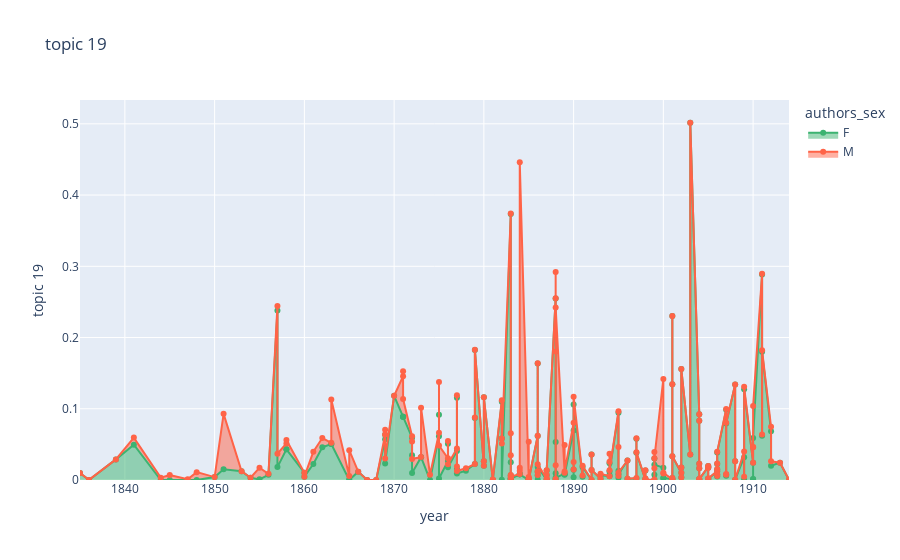

Write notebook code for a chart like this one.
### Code cell
topic_to_visualize = 'topic 19'

fig = px.area(
    complete_data_df,
    x='year',
    y=f"{topic_to_visualize}",
    color='authors_sex',
    markers=True,
    hover_name='book_title',
    labels={},
    title=f"{topic_to_visualize}",
    color_discrete_sequence=['MediumSeaGreen', 'Tomato'],
)
fig.show()
print(csp.plot(fig, filename = f"{topic_to_visualize}", auto_open=False)) #create a file on plotly chart studio account and a link in this notebook

### Figure 1 — Plotly figure (JSON) as saved in the notebook; plotly's stock layout.template omitted (floating-point values rounded to 4 significant figures; data arrays with more than 128 entries replaced by an {"elided": "..."} marker saying what was removed)
{"data": [{"fillpattern": {"shape": ""}, "hovertemplate": "<b>%{hovertext}</b><br><br>authors_sex=F<br>year=%{x}<br>topic 19=%{y}<extra></extra>", "hovertext": {"elided": "157 str values"}, "legendgroup": "F", "line": {"color": "MediumSeaGreen"}, "marker": {"symbol": "circle"}, "mode": "markers+lines", "name": "F", "orientation": "v", "showlegend": true, "stackgroup": "1", "type": "scatter", "x": {"elided": "157 int values"}, "xaxis": "x", "y": {"elided": "157 float values"}, "yaxis": "y"}, {"fillpattern": {"shape": ""}, "hovertemplate": "<b>%{hovertext}</b><br><br>authors_sex=M<br>year=%{x}<br>topic 19=%{y}<extra></extra>", "hovertext": ["1836_marryat-mr-midshipman-easy", "1841_marryat-masterman-ready", "1844_marryat-the-settlers-in-canada", "1845_dickens-the-cricket-on-the-hearth-a-fairy-tale-of-home", "1847_marryat-the-children-of-the-new-forest", "1848_marryat-the-little-savage", "1851_ruskin-the-king-of-the-golden-river", "1855_kingsley-westward-ho", "1856_ballantyne-the-young-fur-traders", "1857_ballantyne-the-coral-island-a-tale-of-the-pacific-ocean", "1857_hughes-tom-browns-school-days", "1858_ballantyne-martin-rattler", "1858_farrar-eric-or-little-by-little", "1861_hughes-tom-brown-at-oxford", "1862_farrar-st-winfreds-the-world-of-school", "1863_ballantyne-fighting-the-whales", "1863_kingsley-the-water-babies", "1865_ballantyne-the-lighthouse", "1865_carroll-alices-adventures-in-wonderland", "1869_dickens-david-copperfield", "1870_hemyng-jack-harkaways-boy-tinker-among-the-turks", "1871_carroll-through-the-looking-glass", "1871_macdonald-at-the-back-of-the-north-wind", "1871_macdonald-ranald-bannermans-boyhood", "1872_ballantyne-the-pioneers", "1872_macdonald-the-princess-and-the-goblin", "1873_ballantyne-life-in-the-red-brigade", "1873_macdonald-gutta-percha-willie-the-working-genius", "1874_ballantyne-the-pirate-city-an-algerine-tale", "1875_ballantyne-rivers-of-ice", "1875_macdonald-a-double-story", "1876_adams-hair-breadth-escapes-the-adventures-of-the-three-boys-in-south-africa", "1877_ballantyne-the-settler-and-the-savage", "1878_kingston-the-three-admirals", "1879_hemyng-jack-harkaway-in-new-york", "1879_hemyng-the-slave-of-the-mine", "1881_ballantyne-my-doggie-and-i", "1881_reed-the-fifth-form-at-st-dominics", "1882_ballantyne-the-life-of-a-ship", "1882_henty-facing-death", "1882_jefferies-bevis-the-story-of-a-boy", "1883_ballantyne-battles-with-the-sea", "1883_ballantyne-the-thorogood-family", "1883_fenn-nat-the-naturalist-a-boys-adventures-in-the-eastern-seas", "1883_kingston-adventures-in-africa", "1883_macdonald-the-princess-and-curdie", "1883_reed-the-adventures-of-a-three-guinea-watch", "1883_stevenson-treasure-island", "1884_collingwood-the-pirate-island-a-story-of-the-south-pacific", "1884_collingwood-under-the-meteor-flag-log-of-a-midshipman-during-the-french-revolutionary-ear", "1884_fenn-through-forest-and-stream", "1884_lang-the-princess-nobody-a-tale-of-fairyland", "1885_collingwood-the-congo-rovers-a-story-of-the-slave-squadron", "1885_collingwood-the-voyage-of-the-aurora", "1885_fenn-the-new-forest-spy", "1885_henty-the-dragon-and-the-raven", "1885_henty-the-young-colonists", "1885_kingston-adventures-in-australia", "1885_reed-follow-my-leader", "1885_reed-reginald-cruden", "1886_ballantyne-the-lively-poll", "1886_ballantyne-the-prairie-chief", "1886_fenn-son-phillip", "1886_henty-for-name-and-fame", "1886_henty-within-the-enemy-lines", "1886_stevenson-kidnapped", "1887_adams-perils-in-the-transvaal-and-zululand", "1887_collingwood-the-rovers-secret-a-tale-of-the-pirate-cays-and-lagoons-of-cuba", "1887_fenn-the-bag-of-diamonds", "1887_reed-the-master-of-the-shell", "1888_henty-sturdy-and-strong", "1888_in-the-reign-of-terror", "1888_lang-the-gold-of-fairnilee", "1888_macdonald-a-rough-shaking", "1888_wilde-the-happy-prince-and-other-tales", "1889_fenn-three-boys", "1889_lang-prince-prigio", "1889_reed-sir-ludar", "1890_ballantyne-the-eagle-cliff", "1891_reed-roger-ingleton-minor", "1893_reed-the-cock-house-at-fellsgarth", "1893_stevenson-catriona", "1894_collingwood-the-cruise-of-the-esmeralda", "1894_kipling-the-jungle-book", "1894_reed-a-dog-with-a-bad-name", "1894_reed-tom-dick-and-harry", "1895_collingwood-the-pirate-slaver-a-story-of-the-west-african-coast", "1895_kipling-the-second-jungle-book", "1895_reed-kilgorman-a-story-of-ireland-in-1798", "1896_collingswood-the-log-of-privateersman", "1897_kipling-captains-courageous-a-story-of-the-grand-banks", "1898_collingwood-a-pirate-of-the-caribbees", "1898_farrow-the-wallypug-in-london", "1899_collingwood-the-castaways", "1899_kipling-stalky-and-co", "1900_farrow-the-jungle-baby", "1900_hemyng-jack-harkaway-and-his-sons-escape-from-the-brigands-of-greece", "1906_collingwood-across-the-spanish-main-a-tale-of-the-sea-in-the-days-of-queen-bess", "1907_collingwood-with-airship-and-submarine-a-tale-of-adventure", "1908_collingwood-a-middy-in-command-a-tale-of-the-slave-squadron", "1908_collingwood-under-the-chilian-flag-a-tale-of-war-between-chili-and-peru", "1909_collingwood-harry-escombe-a-tale-of-adventure-in-peru", "1909_collingwood-the-cruise-of-the-thetis-a-tale-of-the-cuban-insurrection", "1910_collingwood-a-middy-of-the-slave-squadron-a-west-african-story", "1910_kipling-rewards-and-fairies", "1911_collingwood-a-middy-of-the-king-a-romance-of-the-old-british-navy", "1911_collingwood-the-adventures-of-dick-maitland-a-tale-of-unknown-africa", "1912_collingwood-two-gallant-sons-of-davon-a-tale-of-the-days-of-queen-bess", "1914_collingwood-the-first-mate-the-story-of-a-strange-cruise"], "legendgroup": "M", "line": {"color": "Tomato"}, "marker": {"symbol": "circle"}, "mode": "markers+lines", "name": "M", "orientation": "v", "showlegend": true, "stackgroup": "1", "type": "scatter", "x": [1836, 1841, 1844, 1845, 1847, 1848, 1851, 1855, 1856, 1857, 1857, 1858, 1858, 1861, 1862, 1863, 1863, 1865, 1865, 1869, 1870, 1871, 1871, 1871, 1872, 1872, 1873, 1873, 1874, 1875, 1875, 1876, 1877, 1878, 1879, 1879, 1881, 1881, 1882, 1882, 1882, 1883, 1883, 1883, 1883, 1883, 1883, 1883, 1884, 1884, 1884, 1884, 1885, 1885, 1885, 1885, 1885, 1885, 1885, 1885, 1886, 1886, 1886, 1886, 1886, 1886, 1887, 1887, 1887, 1887, 1888, 1888, 1888, 1888, 1888, 1889, 1889, 1889, 1890, 1891, 1893, 1893, 1894, 1894, 1894, 1894, 1895, 1895, 1895, 1896, 1897, 1898, 1898, 1899, 1899, 1900, 1900, 1906, 1907, 1908, 1908, 1909, 1909, 1910, 1910, 1911, 1911, 1912, 1914], "xaxis": "x", "y": [0.0001431, 0.009919, 0.003279, 0.006912, 0.0009667, 0.01101, 0.07771, 0.01627, 0.001389, 0.006608, 0.01872, 0.008267, 0.01327, 0.01726, 0.0129, 0.001731, 0.06259, 0.005645, 0.04188, 0.006925, 5.607e-05, 0.05686, 0.06381, 0.02468, 0.00201, 0.01949, 0.0001232, 0.06953, 0.007452, 0.00468, 0.04619, 0.003972, 0.003544, 0.003374, 6.432e-05, 0.0004727, 0.0001488, 0.0006983, 0.0023, 9.093e-05, 0.05105, 0.0006484, 0.0004182, 0.04062, 0.00252, 0.03282, 9.948e-05, 0.003096, 0.0003692, 0.009196, 0.00513, 0.4381, 0.001764, 0.004144, 0.05372, 3.996e-05, 0.0004528, 0.002115, 0.001249, 0.0004101, 0.0001814, 8.739e-05, 0.01188, 0.0005865, 0.0004461, 0.003696, 0.001429, 0.001698, 0.0004179, 0.0004413, 0.0001564, 9.96e-05, 0.1796, 0.01114, 0.2388, 0.001477, 0.04086, 0.004658, 0.01091, 0.001701, 3.92e-05, 0.002007, 9.911e-05, 0.0299, 0.002104, 0.001891, 0.002043, 0.03358, 0.002143, 6.742e-05, 0.0006919, 2.112e-05, 0.0003654, 0.0003722, 0.009166, 0.1246, 0.007023, 0.0008773, 0.001109, 0.0001721, 1.201e-05, 0.007849, 0.003611, 9.537e-05, 0.04476, 0.00113, 0.002004, 0.006461, 0.0002798], "yaxis": "y"}], "layout": {"legend": {"title": {"text": "authors_sex"}, "tracegroupgap": 0}, "title": {"text": "topic 19"}, "xaxis": {"anchor": "y", "domain": [0, 1], "title": {"text": "year"}}, "yaxis": {"anchor": "x", "domain": [0, 1], "title": {"text": "topic 19"}}}}
